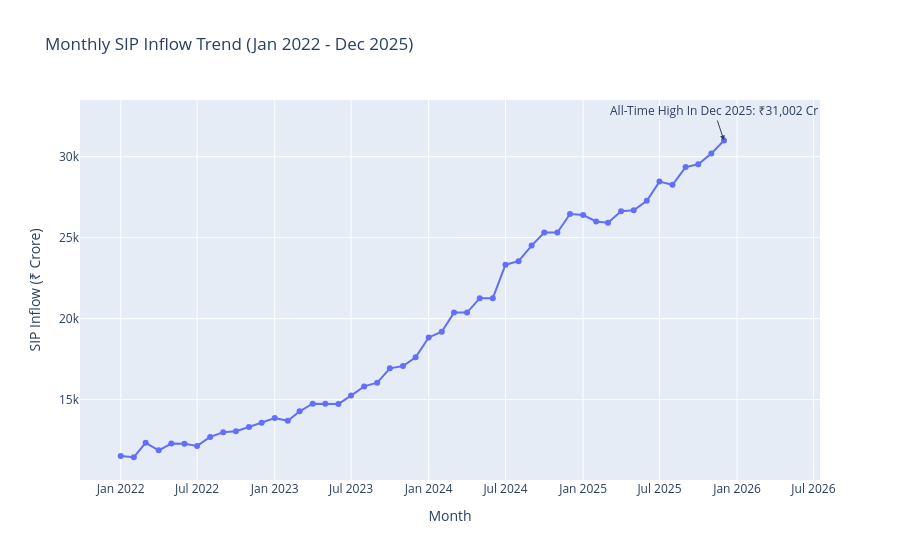

Source (notebook cell):
### Code cell
fig = px.line(
    sip,
    x="month",
    y="sip_inflow_crore",
    markers=True,
    title="Monthly SIP Inflow Trend (Jan 2022 - Dec 2025)"
)

fig.add_annotation(
    x=peak["month"].strftime("%Y-%m"),
    y=peak["sip_inflow_crore"],
    text=f"All-Time High In Dec 2025: ₹{peak['sip_inflow_crore']:,} Cr",
    showarrow=True,
    arrowhead=2
)

fig.update_layout(
    xaxis_title="Month",
    yaxis_title="SIP Inflow (₹ Crore)"
)

fig.show()

### Figure 1 — Plotly figure (JSON) as saved in the notebook; plotly's stock layout.template omitted (floating-point values rounded to 4 significant figures)
{"data": [{"hovertemplate": "month=%{x}<br>sip_inflow_crore=%{y}<extra></extra>", "legendgroup": "", "line": {"color": "#636efa", "dash": "solid"}, "marker": {"symbol": "circle"}, "mode": "lines+markers", "name": "", "orientation": "v", "showlegend": false, "type": "scatter", "x": ["2022-01-01T00:00:00", "2022-02-01T00:00:00", "2022-03-01T00:00:00", "2022-04-01T00:00:00", "2022-05-01T00:00:00", "2022-06-01T00:00:00", "2022-07-01T00:00:00", "2022-08-01T00:00:00", "2022-09-01T00:00:00", "2022-10-01T00:00:00", "2022-11-01T00:00:00", "2022-12-01T00:00:00", "2023-01-01T00:00:00", "2023-02-01T00:00:00", "2023-03-01T00:00:00", "2023-04-01T00:00:00", "2023-05-01T00:00:00", "2023-06-01T00:00:00", "2023-07-01T00:00:00", "2023-08-01T00:00:00", "2023-09-01T00:00:00", "2023-10-01T00:00:00", "2023-11-01T00:00:00", "2023-12-01T00:00:00", "2024-01-01T00:00:00", "2024-02-01T00:00:00", "2024-03-01T00:00:00", "2024-04-01T00:00:00", "2024-05-01T00:00:00", "2024-06-01T00:00:00", "2024-07-01T00:00:00", "2024-08-01T00:00:00", "2024-09-01T00:00:00", "2024-10-01T00:00:00", "2024-11-01T00:00:00", "2024-12-01T00:00:00", "2025-01-01T00:00:00", "2025-02-01T00:00:00", "2025-03-01T00:00:00", "2025-04-01T00:00:00", "2025-05-01T00:00:00", "2025-06-01T00:00:00", "2025-07-01T00:00:00", "2025-08-01T00:00:00", "2025-09-01T00:00:00", "2025-10-01T00:00:00", "2025-11-01T00:00:00", "2025-12-01T00:00:00"], "xaxis": "x", "y": [11517, 11438, 12328, 11863, 12286, 12276, 12140, 12694, 12976, 13040, 13306, 13573, 13856, 13687, 14276, 14749, 14749, 14734, 15245, 15814, 16042, 16928, 17073, 17610, 18838, 19187, 20371, 20371, 21262, 21262, 23332, 23547, 24509, 25323, 25320, 26459, 26400, 25999, 25926, 26632, 26688, 27274, 28464, 28265, 29361, 29529, 30200, 31002], "yaxis": "y"}], "layout": {"annotations": [{"arrowhead": 2, "showarrow": true, "text": "All-Time High In Dec 2025: ₹31,002 Cr", "x": "2025-12", "y": 31002}], "legend": {"tracegroupgap": 0}, "title": {"text": "Monthly SIP Inflow Trend (Jan 2022 - Dec 2025)"}, "xaxis": {"anchor": "y", "domain": [0, 1], "title": {"text": "Month"}}, "yaxis": {"anchor": "x", "domain": [0, 1], "title": {"text": "SIP Inflow (₹ Crore)"}}}}
